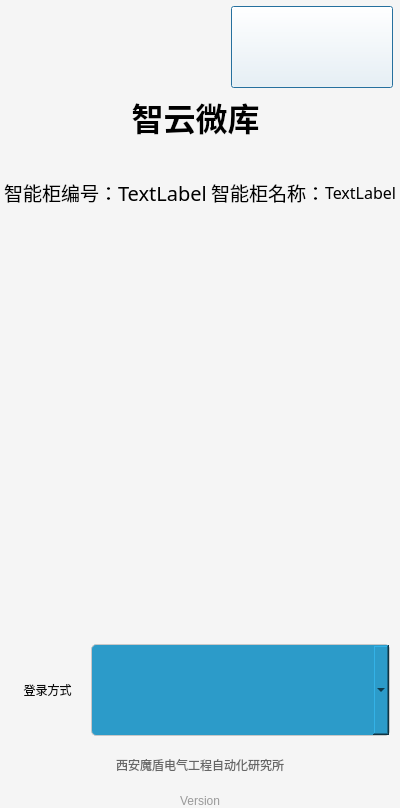
<?xml version="1.0" encoding="UTF-8"?>
<ui version="4.0">
 <class>LoginDialog</class>
 <widget class="QDialog" name="LoginDialog">
  <property name="geometry">
   <rect>
    <x>0</x>
    <y>0</y>
    <width>400</width>
    <height>808</height>
   </rect>
  </property>
  <property name="windowTitle">
   <string>LoginDialog</string>
  </property>
  <property name="styleSheet">
   <string notr="true">#widget_main{
background-color: rgb(245, 245, 245);
}
QComboBox{
border: 1px solid rgb(200, 200, 200);
padding-left:30px;
background-color: rgb(18, 45, 177);
border-radius:5px;
font: 24pt &quot;微软雅黑&quot;;
color: rgb(255, 255, 255);
min-height:90px;
min-width:200px;
}
QComboBox:hover {
background-color: rgb(18, 45, 177);
border-radius:5px;
font: 24pt &quot;微软雅黑&quot;;
color: rgb(255, 255, 255);
}
QComboBox:pressed {
/*background-color: rgba(43, 102, 150,0.9);*/
}
QComboBox QAbstractItemView{
font: 24pt &quot;微软雅黑&quot;;
color: rgb(0, 0, 0);
background-color: rgb(181, 208, 214);
selection-color:rgb(186, 186, 186);
selection-background-color:rgba(56, 155, 173,0.9);
outline:0px;
min-height:100px;
border:1px solid  #339933;
margin: 0 0 0 0;
}
QComboBox QAbstractItemView::item {
font: 24pt &quot;微软雅黑&quot;;
color: rgb(0, 0, 0);
min-height:100px;
border:none;
}
QComboBox QAbstractItemView::item:hover {
font: 24pt &quot;微软雅黑&quot;;
color: rgb(0, 0, 0);
background-color: rgb(181, 208, 214);
min-height:100px;
border:none;
}
QToolTip
{
font: 20pt &quot;微软雅黑&quot;;
color: rgb(0, 0, 0);
}
QComboBox::drop-down {
image: url(:/SmartCabinet/img/downarrow.png);
width:30px;
subcontrol-origin: padding;
subcontrol-position: top right;
}
QLabel{
font-family:&quot;微软雅黑&quot;;
}</string>
  </property>
  <layout class="QGridLayout" name="gridLayout">
   <property name="leftMargin">
    <number>0</number>
   </property>
   <property name="topMargin">
    <number>0</number>
   </property>
   <property name="rightMargin">
    <number>0</number>
   </property>
   <property name="bottomMargin">
    <number>0</number>
   </property>
   <property name="spacing">
    <number>0</number>
   </property>
   <item row="0" column="0">
    <widget class="QWidget" name="widget_main" native="true">
     <property name="styleSheet">
      <string notr="true">#btn_loginlogo{
border-image: url(:/SmartCabinet/img/logo2_lu3D.png);
background-color: rgba(255, 255, 255,0);
min-height:80px;
min-width:160px;
}
#labelLockersID{
color:rgb(0,0,0);
font-family: &quot;Microsoft YaHei&quot;;
font-size: 20px;
}
QComboBox#cbxVerificationWays {
background-color: rgb(44, 155, 201);
color: rgb(0, 0, 0);
}
QComboBox#cbxVerificationWays QListView::item::hover
{
background-color: rgba(44, 110, 201,0.7);
}
#labelLoginMothed{
font: 24pt &quot;微软雅黑&quot;;
color:rgba(0, 0, 0,244);
min-height:70px;
}
#labelCompany{
color:rgb(102,102,102);
}
#labelVersion{
color:rgb(153,153,153);
}</string>
     </property>
     <layout class="QVBoxLayout" name="verticalLayout" stretch="1,1,6,2,0,0">
      <property name="spacing">
       <number>20</number>
      </property>
      <property name="leftMargin">
       <number>0</number>
      </property>
      <property name="topMargin">
       <number>0</number>
      </property>
      <property name="rightMargin">
       <number>0</number>
      </property>
      <property name="bottomMargin">
       <number>0</number>
      </property>
      <item>
       <layout class="QVBoxLayout" name="verticalLayoutTitle" stretch="0,1">
        <property name="spacing">
         <number>6</number>
        </property>
        <property name="topMargin">
         <number>5</number>
        </property>
        <property name="rightMargin">
         <number>9</number>
        </property>
        <item>
         <widget class="QPushButton" name="btn_loginlogo">
          <property name="sizePolicy">
           <sizepolicy hsizetype="Preferred" vsizetype="Preferred">
            <horstretch>0</horstretch>
            <verstretch>0</verstretch>
           </sizepolicy>
          </property>
          <property name="minimumSize">
           <size>
            <width>160</width>
            <height>80</height>
           </size>
          </property>
          <property name="maximumSize">
           <size>
            <width>160</width>
            <height>80</height>
           </size>
          </property>
          <property name="layoutDirection">
           <enum>Qt::RightToLeft</enum>
          </property>
          <property name="styleSheet">
           <string notr="true"/>
          </property>
          <property name="text">
           <string/>
          </property>
         </widget>
        </item>
        <item>
         <widget class="QLabel" name="labelTile">
          <property name="enabled">
           <bool>true</bool>
          </property>
          <property name="font">
           <font>
            <family>微软雅黑</family>
            <pointsize>24</pointsize>
           </font>
          </property>
          <property name="text">
           <string>&lt;html&gt;&lt;head/&gt;&lt;body&gt;&lt;p&gt;&lt;span style=&quot; font-weight:600;&quot;&gt;智云微库&lt;/span&gt;&lt;/p&gt;&lt;/body&gt;&lt;/html&gt;</string>
          </property>
          <property name="alignment">
           <set>Qt::AlignCenter</set>
          </property>
         </widget>
        </item>
       </layout>
      </item>
      <item>
       <layout class="QHBoxLayout" name="horizontalLayoutSmartLockerInfo" stretch="0,4,1,0,4,1,0">
        <property name="spacing">
         <number>0</number>
        </property>
        <property name="leftMargin">
         <number>0</number>
        </property>
        <property name="rightMargin">
         <number>0</number>
        </property>
        <item>
         <spacer name="horizontalSpacer_2">
          <property name="orientation">
           <enum>Qt::Horizontal</enum>
          </property>
          <property name="sizeHint" stdset="0">
           <size>
            <width>40</width>
            <height>20</height>
           </size>
          </property>
         </spacer>
        </item>
        <item>
         <widget class="QLabel" name="labelLockersID_2">
          <property name="font">
           <font>
            <family>微软雅黑</family>
            <pointsize>12</pointsize>
           </font>
          </property>
          <property name="text">
           <string>&lt;html&gt;&lt;head/&gt;&lt;body&gt;&lt;p&gt;&lt;span style=&quot; font-size:14pt;&quot;&gt;智能柜编号：&lt;/span&gt;&lt;/p&gt;&lt;/body&gt;&lt;/html&gt;</string>
          </property>
          <property name="alignment">
           <set>Qt::AlignCenter</set>
          </property>
          <property name="margin">
           <number>-5</number>
          </property>
         </widget>
        </item>
        <item>
         <widget class="QLabel" name="labelLockersID">
          <property name="font">
           <font>
            <family>Microsoft YaHei</family>
            <pointsize>-1</pointsize>
           </font>
          </property>
          <property name="text">
           <string>TextLabel</string>
          </property>
         </widget>
        </item>
        <item>
         <spacer name="horizontalSpacer">
          <property name="orientation">
           <enum>Qt::Horizontal</enum>
          </property>
          <property name="sizeHint" stdset="0">
           <size>
            <width>40</width>
            <height>20</height>
           </size>
          </property>
         </spacer>
        </item>
        <item>
         <widget class="QLabel" name="labelLockersModel_2">
          <property name="font">
           <font>
            <family>微软雅黑</family>
            <pointsize>12</pointsize>
           </font>
          </property>
          <property name="text">
           <string>&lt;html&gt;&lt;head/&gt;&lt;body&gt;&lt;p&gt;&lt;span style=&quot; font-size:14pt;&quot;&gt;智能柜名称：&lt;/span&gt;&lt;/p&gt;&lt;/body&gt;&lt;/html&gt;</string>
          </property>
          <property name="alignment">
           <set>Qt::AlignCenter</set>
          </property>
         </widget>
        </item>
        <item>
         <widget class="QLabel" name="labelLockersModel">
          <property name="font">
           <font>
            <family>微软雅黑</family>
            <pointsize>12</pointsize>
           </font>
          </property>
          <property name="text">
           <string>TextLabel</string>
          </property>
         </widget>
        </item>
        <item>
         <spacer name="horizontalSpacer_3">
          <property name="orientation">
           <enum>Qt::Horizontal</enum>
          </property>
          <property name="sizeHint" stdset="0">
           <size>
            <width>40</width>
            <height>20</height>
           </size>
          </property>
         </spacer>
        </item>
       </layout>
      </item>
      <item>
       <widget class="QStackedWidget" name="stackedWidget">
        <widget class="QWidget" name="page"/>
        <widget class="QWidget" name="page_2"/>
        <widget class="QWidget" name="page_3"/>
       </widget>
      </item>
      <item>
       <layout class="QHBoxLayout" name="horizontalLayout_2" stretch="2,8">
        <property name="leftMargin">
         <number>10</number>
        </property>
        <property name="rightMargin">
         <number>10</number>
        </property>
        <item>
         <widget class="QLabel" name="labelLoginMothed">
          <property name="minimumSize">
           <size>
            <width>0</width>
            <height>70</height>
           </size>
          </property>
          <property name="maximumSize">
           <size>
            <width>16777215</width>
            <height>16777215</height>
           </size>
          </property>
          <property name="styleSheet">
           <string notr="true">font: 18pt &quot;微软雅黑&quot;;</string>
          </property>
          <property name="text">
           <string>登录方式</string>
          </property>
          <property name="textFormat">
           <enum>Qt::AutoText</enum>
          </property>
          <property name="alignment">
           <set>Qt::AlignCenter</set>
          </property>
         </widget>
        </item>
        <item>
         <widget class="QComboBox" name="cbxVerificationWays">
          <property name="minimumSize">
           <size>
            <width>232</width>
            <height>92</height>
           </size>
          </property>
          <property name="layoutDirection">
           <enum>Qt::LeftToRight</enum>
          </property>
          <property name="styleSheet">
           <string notr="true"/>
          </property>
          <property name="currentText">
           <string/>
          </property>
         </widget>
        </item>
       </layout>
      </item>
      <item>
       <widget class="QLabel" name="labelCompany">
        <property name="layoutDirection">
         <enum>Qt::LeftToRight</enum>
        </property>
        <property name="text">
         <string>西安魔盾电气工程自动化研究所</string>
        </property>
        <property name="alignment">
         <set>Qt::AlignCenter</set>
        </property>
       </widget>
      </item>
      <item>
       <widget class="QLabel" name="labelVersion">
        <property name="text">
         <string>Version</string>
        </property>
        <property name="alignment">
         <set>Qt::AlignCenter</set>
        </property>
       </widget>
      </item>
     </layout>
    </widget>
   </item>
  </layout>
 </widget>
 <layoutdefault spacing="6" margin="11"/>
 <resources>
  <include location="smartcabinet.qrc"/>
 </resources>
 <connections/>
</ui>
